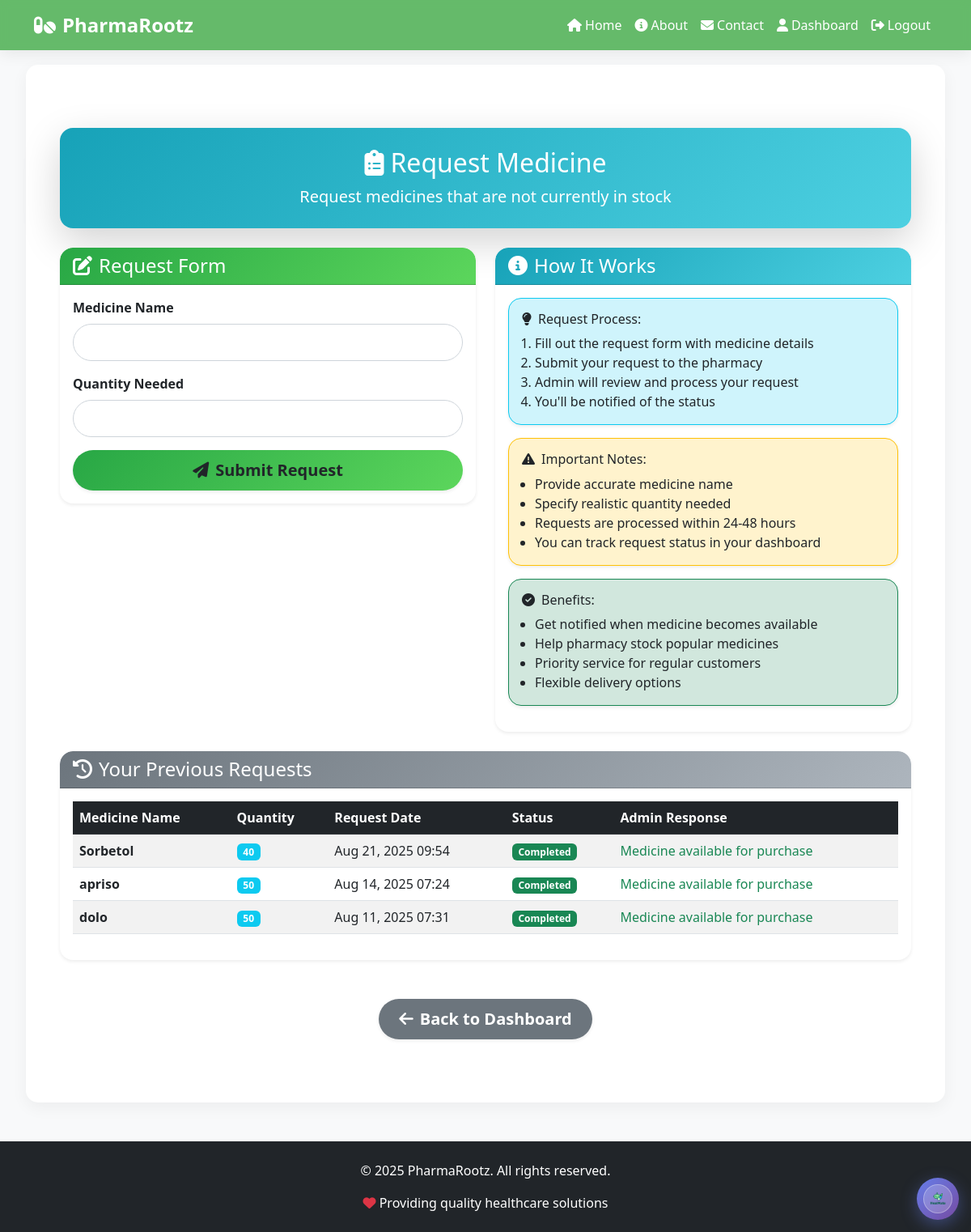
Screenshot of /customer/request-medicine/ (signed in) with the database file from the repository.
### pharmacy_app/models.py (models this page shows, shortened)
class RequestList(models.Model):
    STATUS_CHOICES = [
        ('Pending', 'Pending'),
        ('Completed', 'Completed'),
        ('Rejected', 'Rejected'),
    ]
    c_id = models.ForeignKey(Customer, on_delete=models.CASCADE)
    med_name = models.CharField(max_length=100)
    med_quan = models.IntegerField()
    status = models.CharField(max_length=20, choices=STATUS_CHOICES, default='Pending')
    request_date = models.DateTimeField(auto_now_add=True)

### pharmacy_app/views.py (the view)
# urls.py: path('customer/request-medicine/', views.request_medicine, name='request_medicine'),
@login_required
def request_medicine(request):
    if 'customer_id' not in request.session or request.session.get('user_type') != 'customer':
        messages.error(request, 'Please login as customer to access this page.')
        return redirect('customer_login')
    if request.method == 'POST':
        form = RequestMedicineForm(request.POST)
        if form.is_valid():
            request_med = form.save(commit=False)
            request_med.c_id = get_object_or_404(Customer, cust_id=request.session['customer_id'])
            request_med.save()
            messages.success(request, 'Medicine request submitted successfully!')
            return redirect('customer_dashboard')
    else:
        form = RequestMedicineForm()
    customer = get_object_or_404(Customer, cust_id=request.session['customer_id'])
    user_requests = RequestList.objects.filter(c_id=customer).order_by('-request_date')
    return render(request, 'pharmacy_app/request_medicine.html', {
        'form': form,
        'user_requests': user_requests,
        'user_type': request.session.get('user_type'),
    })

### pharmacy_app/forms.py
class RequestMedicineForm(forms.ModelForm):
    class Meta:
        model = RequestList
        fields = ['med_name', 'med_quan']
        widgets = {
            'med_quan': forms.NumberInput(attrs={'min': '1'}),
        }

### pharmacy_app/views.py (called while the page is built)
def login_required(view_func):
    @wraps(view_func)
    def wrapper(request, *args, **kwargs):
        if 'customer_id' in request.session or 'admin_id' in request.session:
            return view_func(request, *args, **kwargs)
        else:
            messages.error(request, 'Please login to access this page.')
            return redirect('home')
    return wrapper

### templates/pharmacy_app/request_medicine.html (shortened to what this page needs)
{% extends 'base.html' %}
{% load widget_tweaks %}
{% block content %}
<div class="container mt-5">
    <div class="row mb-4">
        <div class="col-12">
            <div class="card text-white shadow-lg rounded-4" style="background: linear-gradient(135deg, #17a2b8, #4dd0e1);">
                <div class="card-body text-center py-4">
                    <h2 class="card-title"><i class="fas fa-clipboard-list me-2"></i>Request Medicine</h2>
                    <p class="card-text fs-5">Request medicines that are not currently in stock</p>
                </div>
            </div>
        </div>
    </div>
    <div class="row mb-4 g-4">
        <div class="col-md-6">
            <div class="card shadow-sm rounded-4 border-0">
                <div class="card-header bg-gradient-primary text-white rounded-top-4">
                    <h4 class="mb-0"><i class="fas fa-edit me-2"></i>Request Form</h4>
                </div>
                <div class="card-body">
                    <form method="post">
                        <div class="mb-3">
                            <label class="form-label fw-bold">Medicine Name</label>
                            {{ form.med_name|add_class:"form-control custom-pill" }}
                        </div>
                        <div class="mb-3">
                            <label class="form-label fw-bold">Quantity Needed</label>
                            {{ form.med_quan|add_class:"form-control custom-pill" }}
                        </div>
                        <button type="submit" class="btn btn-gradient-primary btn-lg w-100 shadow-sm">
                            <i class="fas fa-paper-plane me-2"></i>Submit Request
                        </button>
                    </form>
                </div>
            </div>
        </div>
        <div class="col-md-6">
            <div class="card shadow-sm rounded-4 border-0">
                <div class="card-header bg-gradient-info text-white rounded-top-4">
                    <h4 class="mb-0"><i class="fas fa-info-circle me-2"></i>How It Works</h4>
                </div>
                <div class="card-body">
                    <div class="alert alert-info text-dark rounded-4 shadow-sm border border-1 border-info">
                        <h6><i class="fas fa-lightbulb me-2"></i>Request Process:</h6>
                        <ol class="mb-0 ps-3">
                            <li>Fill out the request form with medicine details</li>
                            <li>Submit your request to the pharmacy</li>
                            <li>Admin will review and process your request</li>
                            <li>You'll be notified of the status</li>
                        </ol>
                    </div>
                    <div class="alert alert-warning text-dark rounded-4 shadow-sm mt-3 border border-1 border-warning">
                        <h6><i class="fas fa-exclamation-triangle me-2"></i>Important Notes:</h6>
                        <ul class="mb-0 ps-3">
                            <li>Provide accurate medicine name</li>
                            <li>Specify realistic quantity needed</li>
                            <li>Requests are processed within 24-48 hours</li>
                            <li>You can track request status in your dashboard</li>
                        </ul>
                    </div>
                    <div class="alert alert-success text-dark rounded-4 shadow-sm mt-3 border border-1 border-success">
                        <h6><i class="fas fa-check-circle me-2"></i>Benefits:</h6>
                        <ul class="mb-0 ps-3">
                            <li>Get notified when medicine becomes available</li>
                            <li>Help pharmacy stock popular medicines</li>
                            <li>Priority service for regular customers</li>
                            <li>Flexible delivery options</li>
                        </ul>
                    </div>
                </div>
            </div>
        </div>
    </div>
    <div class="row mb-5">
        <div class="col-12">
            <div class="card shadow-sm rounded-4 border-0">
                <div class="card-header bg-gradient-secondary text-white rounded-top-4">
                    <h4 class="mb-0"><i class="fas fa-history me-2"></i>Your Previous Requests</h4>
                </div>
                <div class="card-body">
                    {% if user_requests %}
                        <div class="table-responsive">
                            <table class="table table-striped table-hover">
                                <thead class="table-dark">
                                    <tr>
                                        <th>Medicine Name</th>
                                        <th>Quantity</th>
                                        <th>Request Date</th>
                                        <th>Status</th>
                                        <th>Admin Response</th>
                                    </tr>
                                </thead>
                                <tbody>
                                    {% for request in user_requests %}
                                    <tr>
                                        <td><strong>{{ request.med_name }}</strong></td>
                                        <td><span class="badge bg-info">{{ request.med_quan }}</span></td>
                                        <td>{{ request.request_date|date:"M d, Y H:i" }}</td>
                                        <td>
                                            {% if request.status == 'Pending' %}
                                                <span class="badge bg-warning">Pending</span>
                                            {% elif request.status == 'Completed' %}
                                                <span class="badge bg-success">Completed</span>
                                            {% else %}
                                                <span class="badge bg-danger">Rejected</span>
                                            {% endif %}
                                        </td>
                                        <td>
                                            {% if request.status == 'Pending' %}
                                                <span class="text-muted">Under Review</span>
                                            {% elif request.status == 'Completed' %}
                                                <span class="text-success">Medicine available for purchase</span>
                                            {% else %}
                                                <span class="text-danger">Request not fulfilled</span>
                                            {% endif %}
                                        </td>
                                    </tr>
                                    {% endfor %}
                                </tbody>
                            </table>
                        </div>
                    {% else %}
                        <div class="text-center py-5">
                            <i class="fas fa-clipboard-list fa-3x text-muted mb-3"></i>
                            <h4 class="text-muted">No previous requests</h4>
                            <p class="text-muted">This is your first medicine request.</p>
                        </div>
                    {% endif %}
                </div>
            </div>
        </div>
    </div>
    <div class="row mb-5">
        <div class="col-12 text-center">
            <a href="{% url 'customer_dashboard' %}" class="btn btn-secondary btn-lg shadow-sm">
                <i class="fas fa-arrow-left me-2"></i>Back to Dashboard
            </a>
        </div>
    </div>
</div>
{% endblock %}

### templates/base.html (style rules this page uses)
:root { --primary-color: #4CAF50; --secondary-color: #5BC0DE; --accent-color: #FF6B6B; --success-color: #27ae60; --warning-color: #f39c12; --light-bg: #f8f9fa; }
body { font-family: 'Poppins', 'Segoe UI', Tahoma, Geneva, Verdana, sans-serif; background: var(--light-bg); min-height: 100vh; }
.card { border: none; border-radius: 15px; box-shadow: 0 8px 20px rgba(0, 0, 0, 0.06); transition: all 0.3s ease; overflow: hidden; }
.btn { border-radius: 25px; padding: 10px 25px; font-weight: 600; transition: all 0.3s ease; border: none; }
.form-control { border-radius: 10px; border: 2px solid #e0e0e0; transition: all 0.3s ease; }
.alert { border-radius: 15px; border: none; box-shadow: 0 5px 15px rgba(0, 0, 0, 0.08); }

### templates/pharmacy_app/request_medicine.html (style rules this page uses)
.card { box-shadow: 0 2px 12px rgba(0,0,0,0.1); border: none; }
.bg-gradient-primary { background: linear-gradient(135deg, #28a745, #5cd65c) !important; }
.bg-gradient-info { background: linear-gradient(135deg, #17a2b8, #4dd0e1) !important; }
.bg-gradient-secondary { background: linear-gradient(135deg, #6c757d, #adb5bd) !important; }
.btn-gradient-primary { background: linear-gradient(135deg, #28a745, #5cd65c); border: none; }
.custom-pill { border-radius: 50px !important; padding: 10px 15px !important; border: 1px solid #ced4da !important; transition: all 0.3s; }
.alert { border: none; border-radius: 12px; }

### rows the page displays
RequestList: med_name "Sorbetol", med_quan "40", request_date "Aug 21, 2025 09:54", status "Completed"
RequestList: med_name "apriso", med_quan "50", request_date "Aug 14, 2025 07:24", status "Completed"
RequestList: med_name "dolo", med_quan "50", request_date "Aug 11, 2025 07:31", status "Completed"
